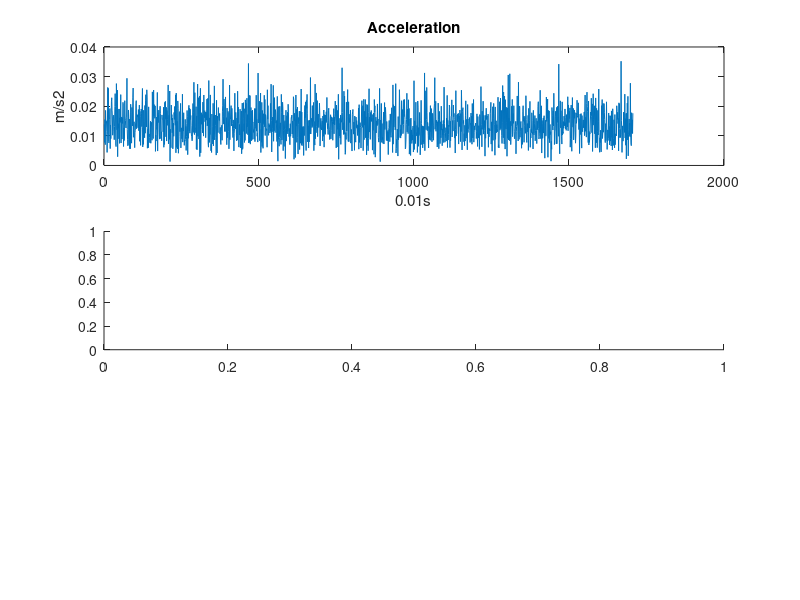

MATLAB code for this plot: (Note: this script raises an error after producing the figure.)
data=load('offline_short.txt');
ax = data(:,3);
ay = data(:,4);
az = data(:,5);
ax1 = mean(ax)
ay1 = mean(ay)
az1 = mean(az)
Ax = 0.061/2/1000*9.8*(ax - ax1); 
Ay = 0.061/2/1000*9.8*(ay - ay1);
Az = 0.061/2/1000*9.8*(az - az1);

A = sqrt(Ax.^2 + Ay.^2 + Az.^2);
figure(1)
subplot(3,1,1);
plot(A)
xlabel('0.01s');
ylabel('m/s2');
title('Acceleration');

subplot(3,1,2);
V = acc_leaky_intergration(A);
plot(V);
xlabel('0.01s');
ylabel('m/s');
title('Velocity');

subplot(3,1,3);
D = acc_leaky_intergration(V);
plot(D);
xlabel('0.01s');
ylabel('m');
title('Displacement');
saveas(gcf,'LeakyComA','eps');

figure(2)
subplot(2,2,1);
plot(Ax)
xlabel('0.01s');
ylabel('m/s2');
title('Acceleration');
saveas(gcf,'Leaky-x-Acceleration','eps');

subplot(2,2,2);
plot(Ay)
xlabel('0.01s');
ylabel('m/s2');
title('Acceleration');
saveas(gcf,'Leaky-y-Acceleration','eps');

subplot(2,2,3);
plot(Az)
xlabel('0.01s');
ylabel('m/s2');
title('Acceleration');
saveas(gcf,'Leaky-z-Acceleration','eps');

subplot(2,2,4);
plot(A)
xlabel('0.01s');
ylabel('m/s2');
title('Combined-Acceleration');
saveas(gcf,'diagram of leaky Accelerations','eps');

figure(3)
subplot(3,1,1);
plot(Ax)
xlabel('0.01s');
ylabel('m/s2');
title('leaky-x-Acceleration');

subplot(3,1,2);
Vx = acc_leaky_intergration(Ax);
plot(Vx);
xlabel('0.01s');
ylabel('m/s');
title('leaky-x-Velocity');

subplot(3,1,3);
Dx = acc_leaky_intergration(Vx);
plot(Dx);
xlabel('0.01s');
ylabel('m');
title('leaky-x-Displacement');
saveas(gcf,'Leaky-Ax_com_com','eps');

figure(4)
subplot(3,1,1);
plot(Ay)
xlabel('0.01s');
ylabel('m/s2');
title('leakky-y-Acceleration');

subplot(3,1,2);
Vy = acc_leaky_intergration(Ay);
plot(Vy);
xlabel('0.01s');
ylabel('m/s');
title('leaky-y-Velocity');

subplot(3,1,3);
Dy = acc_leaky_intergration(Vy);
plot(Dy);
xlabel('0.01s');
ylabel('m');
title('y-Displacement');
saveas(gcf,'Leaky-Ay_com','eps');

figure(5)
subplot(3,1,1);
plot(Az)
xlabel('0.01s');
ylabel('m/s2');
title('leaky-z-Acceleration');

subplot(3,1,2);
Vz = acc_leaky_intergration(Az);
plot(Vz);
xlabel('0.01s');
ylabel('m/s');
title('leaky-z-Velocity');

subplot(3,1,3);
Dz = acc_leaky_intergration(Vz);
plot(Dz);
xlabel('0.01s');
ylabel('m');
title('leaky-z-Displacement');
saveas(gcf,'Leaky-Az_com','eps');

figure(6)
A2D = sqrt(Ax.^2 + Ay.^2);
subplot(3,1,1);
plot(A2D)
xlabel('0.01s');
ylabel('m/s2');
title('leaky-2D-Acceleration');

subplot(3,1,2);
V2D = acc_leaky_intergration(A2D);
plot(V2D);
xlabel('0.01s');
ylabel('m/s');
title('leaky-2D-Velocity');

subplot(3,1,3);
D2D = acc_leaky_intergration(V2D);
plot(D2D);
xlabel('0.01s');
ylabel('m');
title('leaky-2D-Displacement');
saveas(gcf,'Leaky-2D','eps');

figure(7)
subplot(4,1,1);
plot(Dx);
xlabel('0.01s');
ylabel('m');
title('Leaky-x-Displacement');

subplot(4,1,2);
plot(Dy);
xlabel('0.01s');
ylabel('m');
title('Leaky-y-Displacement');

subplot(4,1,3);
plot(Dz);
xlabel('0.01s');
ylabel('m');
title('Leaky-z-Displacement');

subplot(4,1,4);
plot(D);
xlabel('0.01s');
ylabel('m');
title('Leaky-Combined-Displacement');

saveas(gcf,'Leaky-displacement','eps');

